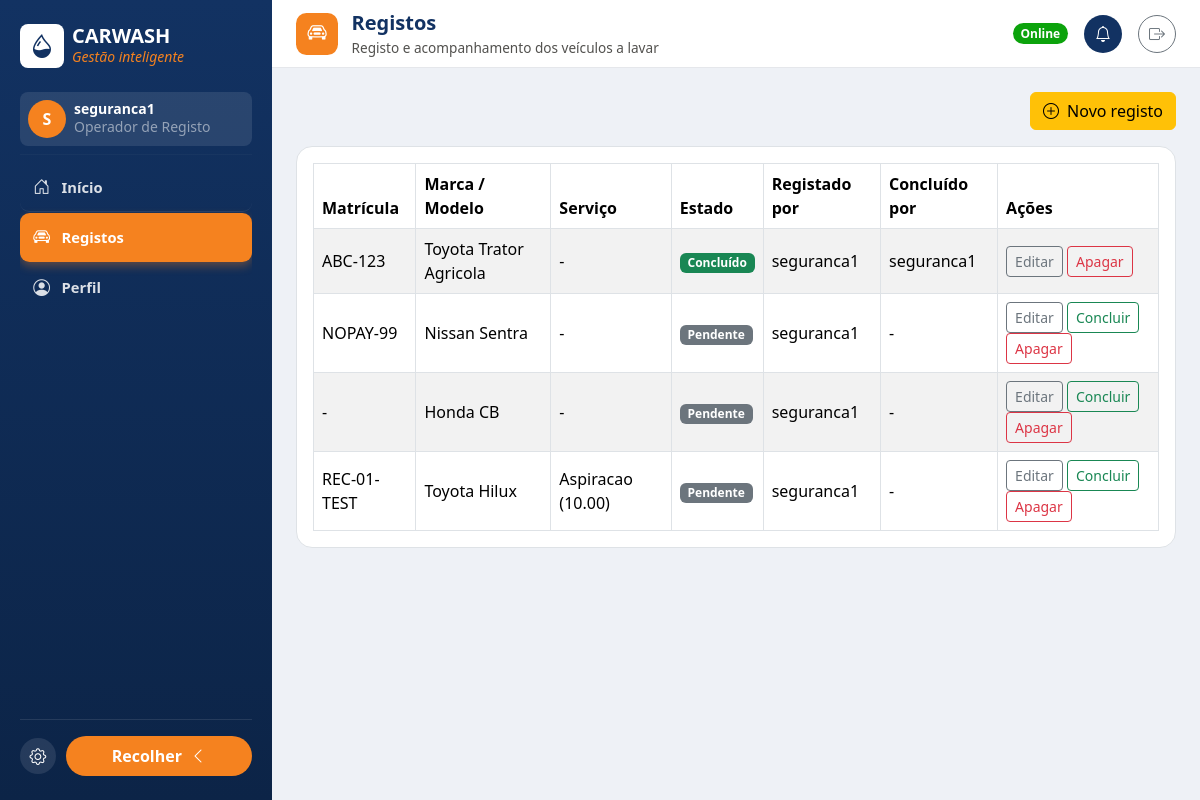
Screenshot of /carros/ (signed in) with the database file from the repository.
### accounts/models.py (models this page shows)
class User(AbstractUser):
    class Meta:
        permissions = [
            ('view_admin_dashboard', 'Pode ver o dashboard administrativo'),
        ]
    def is_seguranca(self):
        return self.has_perm('vehicles.view_vehicleentry')
    def is_tesoureira(self):
        return self.has_perm('cashbox.view_payment')
    def is_admin_role(self):
        return self.is_superuser or self.has_perm('accounts.view_admin_dashboard')
    @property
    def role_label(self):
        if self.is_admin_role():
            return 'Admin'
        labels = []
        if self.is_seguranca():
            labels.append('Operador de Registo')
        if self.is_tesoureira():
            labels.append('Caixa')
        return ' + '.join(labels) if labels else 'Sem perfil'

### vehicles/models.py (models this page shows, shortened)
class VehicleEntry(models.Model):
    class Status(models.TextChoices):
        PENDENTE = 'pendente', 'Pendente'
        CONCLUIDO = 'concluido', 'Concluído'
    brand = models.CharField('Marca', max_length=50)
    model = models.ForeignKey(
        VehicleType, verbose_name='Tipo de Veículo', on_delete=models.SET_NULL,
        null=True, blank=True, related_name='vehicle_entries'
    )
    plate = models.CharField('Matrícula', max_length=20, blank=True)
    no_plate = models.BooleanField('Sem matrícula', default=False)
    photo = models.ImageField('Foto', upload_to='vehicles/', blank=True, null=True)
    service = models.ForeignKey(
        Service, verbose_name='Serviço', on_delete=models.SET_NULL, null=True, blank=True
    )
    registered_by = models.ForeignKey(
        settings.AUTH_USER_MODEL, on_delete=models.PROTECT, related_name='vehicle_entries_registered'
    )
    status = models.CharField(max_length=20, choices=Status.choices, default=Status.PENDENTE)
    completed_by = models.ForeignKey(
        settings.AUTH_USER_MODEL, on_delete=models.SET_NULL, null=True, blank=True,
        related_name='vehicle_entries_completed'
    )
    completed_at = models.DateTimeField(null=True, blank=True)
    is_trashed = models.BooleanField(default=False)
    trash_reason = models.TextField(blank=True)
    trashed_by = models.ForeignKey(
        settings.AUTH_USER_MODEL, on_delete=models.SET_NULL, null=True, blank=True,
        related_name='vehicle_entries_trashed'
    )
    trashed_at = models.DateTimeField(null=True, blank=True)
    created_at = models.DateTimeField(auto_now_add=True)
    updated_at = models.DateTimeField(auto_now=True)
    class Meta:
        ordering = ['-created_at']
        verbose_name_plural = 'Vehicle entries'
        permissions = [
            ('manage_trash', 'Pode gerir o lixo de veículos (ver, restaurar, apagar definitivo)'),
        ]

class VehicleType(models.Model):
    name = models.CharField('Tipo de veículo', max_length=50, unique=True)
    is_approved = models.BooleanField('Aprovado', default=True)
    added_by = models.ForeignKey(
        settings.AUTH_USER_MODEL, verbose_name='Adicionado por', on_delete=models.SET_NULL,
        null=True, blank=True, related_name='vehicle_types_added'
    )
    created_at = models.DateTimeField(auto_now_add=True)
    class Meta:
        ordering = ['name']
    def __str__(self):
        return self.name

### services/models.py (models this page shows, shortened)
class Service(models.Model):
    name = models.CharField('Nome', max_length=100)
    price = models.DecimalField('Preço base', max_digits=10, decimal_places=2)
    active = models.BooleanField('Ativo', default=True)
    class Meta:
        ordering = ['name']
    def __str__(self):
        return f'{self.name} ({self.price})'

### vehicles/views.py (the view)
# urls.py: path('', views.vehicle_list, name='list'),
@permission_required('vehicles.view_vehicleentry')
def vehicle_list(request):
    open_param = request.GET.get('open')
    return render(request, 'vehicles/list.html', _list_context(
        request.user, open_create=open_param == 'create', open_types_modal=open_param == 'types',
    ))

### templates/vehicles/list.html (shortened to what this page needs)
{% extends 'base.html' %}
{% block page_icon %}<div class="cw-topbar-icon"><i class="bi bi-car-front"></i></div>{% endblock %}
{% block page_title %}Registos{% endblock %}
{% block page_subtitle %}Registo e acompanhamento dos veículos a lavar{% endblock %}
{% block content %}
<div class="d-flex justify-content-end gap-2 mb-3">
    <button type="button" class="btn btn-warning" data-bs-toggle="modal" data-bs-target="#createVehicleModal">
        <i class="bi bi-plus-circle me-1"></i> Novo registo
    </button>
</div>
<div class="bg-white border rounded-4 p-2 p-md-3 d-none d-md-block">
    <div class="table-responsive">
        <table class="table table-striped table-bordered table-hover align-middle mb-0">
            <thead>
                <tr>
                    <th>Matrícula</th>
                    <th>Marca / Modelo</th>
                    <th>Serviço</th>
                    <th>Estado</th>
                    <th>Registado por</th>
                    <th>Concluído por</th>
                    <th>Ações</th>
                </tr>
            </thead>
            <tbody>
                {% for entry, edit_form, trash_form in rows %}
                <tr>
                    <td>{{ entry.plate|default:'-' }}</td>
                    <td>{{ entry.brand }} {{ entry.model }}</td>
                    <td>{{ entry.service|default:'-' }}</td>
                    <td><span class="badge {% if entry.status == 'concluido' %}bg-success{% else %}bg-secondary{% endif %}">{{ entry.get_status_display }}</span></td>
                    <td>{{ entry.registered_by.username }}</td>
                    <td>{{ entry.completed_by.username|default:'-' }}</td>
                    <td>
                        <button type="button" class="btn btn-sm btn-outline-secondary" data-bs-toggle="modal" data-bs-target="#editModal{{ entry.pk }}">Editar</button>
                        {% if entry.status == 'pendente' %}
                        <a href="{% url 'vehicles:complete' entry.pk %}" class="btn btn-sm btn-outline-success">Concluir</a>
                        {% endif %}
                        <button type="button" class="btn btn-sm btn-outline-danger" data-bs-toggle="modal" data-bs-target="#trashModal{{ entry.pk }}">Apagar</button>
                    </td>
                </tr>
                {% empty %}
                <tr><td colspan="7" class="text-center text-muted py-4">Sem registos.</td></tr>
                {% endfor %}
            </tbody>
        </table>
    </div>
</div>
{% endblock %}

### templates/partials/sidebar_content.html (shortened to what this page needs)
{% load static %}
<div class="d-flex align-items-center gap-2 mb-4">
    <div class="bg-white rounded-3 d-flex align-items-center justify-content-center flex-shrink-0" style="width: 44px; height: 44px;"><i class="bi bi-droplet-half text-navy fs-4"></i></div>
    <div class="cw-sidebar-label">
        <div class="fw-bold fs-5 lh-1 text-uppercase">CarWash</div>
        <div class="small text-orange fst-italic">Gestão inteligente</div>
    </div>
</div>
<div class="bg-white bg-opacity-10 rounded-3 p-2 d-flex align-items-center gap-2 mb-2">
    <div class="rounded-circle bg-orange text-white d-flex align-items-center justify-content-center fw-bold flex-shrink-0" style="width: 38px; height: 38px;">{{ user.username|slice:':1'|upper }}</div>
    <div class="min-w-0 cw-sidebar-label">
        <div class="fw-semibold small lh-1">{{ user.get_full_name|default:user.username }}</div>
        <div class="text-white-50 small">{{ user.role_label }}</div>
    </div>
</div>
<hr class="border-white border-opacity-10 my-2">
<nav class="cw-sidebar-nav nav flex-column">
    {% if user.is_seguranca %}
    <a class="nav-link {% if request.resolver_match.url_name == 'home' %}active{% endif %}"
       href="{% url 'vehicles:home' %}"><i class="bi bi-house-door"></i> <span class="cw-sidebar-label">Início</span></a>
    {% endif %}
    {% if user.is_seguranca or user.is_admin_role %}
    <a class="nav-link {% if request.resolver_match.app_name == 'vehicles' and request.resolver_match.url_name != 'trash_list' and request.resolver_match.url_name != 'home' %}active{% endif %}"
       href="{% url 'vehicles:list' %}"><i class="bi bi-car-front"></i> <span class="cw-sidebar-label">Registos</span></a>
    {% endif %}
    <a class="nav-link {% if request.resolver_match.url_name == 'profile' %}active{% endif %}"
       href="{% url 'profile' %}"><i class="bi bi-person-circle"></i> <span class="cw-sidebar-label">Perfil</span></a>
</nav>

### static/css/theme.css (style rules this page uses)
:root { --cw-navy: #123262; --cw-navy-dark: #0c2447; --cw-orange: #f5821f; --cw-orange-dark: #d96c0f; --cw-good: #0ca30c; --cw-warning: #fab219; --cw-serious: #ec835a; --cw-critical: #d03b3b; --cw-muted: #898781; --cw-ink-primary: #0b0b0b; --cw-ink-secondary: #52514e; --cw-sidebar-width: 272px; --cw-topbar-height: 68px; }
.bg-orange { background-color: var(--cw-orange) !important; }
.text-navy { color: var(--cw-navy) !important; }
.text-orange { color: var(--cw-orange) !important; }
body { background-color: #eef1f6; }
.cw-sidebar-nav .nav-link { color: rgba(255, 255, 255, .85); border-radius: .6rem; padding: .7rem .75rem; margin-bottom: .1rem; display: flex; align-items: center; gap: .65rem; font-size: .92rem; font-weight: 600; border-bottom: 1px solid rgba(255, 255, 255, .08); }
.cw-sidebar-nav .nav-link:last-child { border-bottom: none; }
.cw-sidebar-nav .nav-link i { font-size: 1.05rem; width: 1.2rem; text-align: center; }
.cw-sidebar-nav .nav-link.active { background: var(--cw-orange); color: #fff; border-bottom-color: transparent; box-shadow: 0 4px 10px rgba(245, 130, 31, .35); }
.cw-topbar-icon { width: 42px; height: 42px; border-radius: .65rem; background: var(--cw-orange); color: #fff; display: flex; align-items: center; justify-content: center; font-size: 1.2rem; flex-shrink: 0; }

### rows the page displays
User: username "S", get_full_name "seguranca1", role_label "Operador de Registo"
VehicleEntry: plate "ABC-123", brand "Toyota", model "Trator Agricola", service "-", status "Concluído", registered_by.username "seguranca1", completed_by.username "seguranca1"
VehicleEntry: plate "NOPAY-99", brand "Nissan", model "Sentra", service "-", status "Pendente", registered_by.username "seguranca1", completed_by.username "-", shows "Concluir"
VehicleEntry: plate "-", brand "Honda", model "CB", service "-", status "Pendente", registered_by.username "seguranca1", completed_by.username "-", shows "Concluir"
VehicleEntry: plate "REC-01-TEST", brand "Toyota", model "Hilux", service "Aspiracao (10.00)", status "Pendente", registered_by.username "seguranca1", completed_by.username "-", shows "Concluir"
